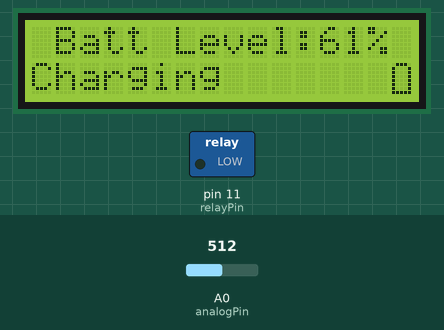
Recording of a sketch running on a simulated Arduino Uno, built with avr-gcc and run on an emulated ATmega328P. On the bench: 16×2 character LCD, switched loads named in the sketch (green lamp = pin HIGH). The inputs (shaded band) are chosen by the test bench; at power-on: A0 (analogPin) = 512. What the sketch prints to the serial monitor is not drawn.

Above: at 0.2 s.
At 2.3 s:
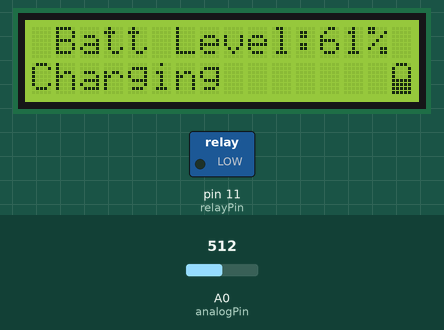
At 3.8 s:
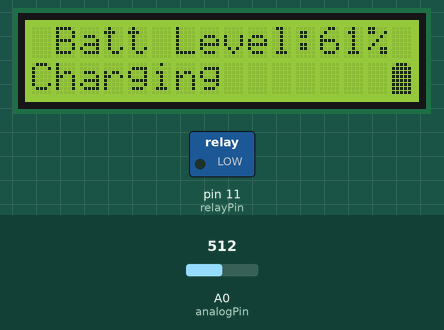

Measured:
- by itself, everything shown: repeats every 4.1 s, in 7 steps
- what the display in image 2 shows lasts 0.6 s, from 3.7 s to 4.3 s

The sketch:

16_battery_charger_level_indicator.ino
```cpp
// sudo chmod a+rw /dev/ttyACM0
#include <LiquidCrystal.h>
//LCD pin to Arduino
const int pin_RS = 8;
const int pin_EN = 9;
const int pin_d4 = 4;
const int pin_d5 = 5;
const int pin_d6 = 6;
const int pin_d7 = 7;
const int pin_BL = 10;
const int analogPin = A0;   // the pin that the battery is attached to
int battMeasurementPercent, batMeasuredVoltage;
int counter= 0;
const int relayPin = 11;

// chenge this values
int loopDelay = 500;
const int timeToCheckBatt = 1;

int checkDel = (timeToCheckBatt * 60000)/loopDelay;

LiquidCrystal lcd( pin_RS,  pin_EN,  pin_d4,  pin_d5,  pin_d6,  pin_d7);


int buttonPressedValue=5,screenFlag=0;
float V,I,P,E;

int portAunit=0,portAtens=0,portBunit=0,portBtens=0;
int p; //variable to know the presed button
double volt = 0.0;

void setup() {
  Serial.begin(9600);
  pinMode(relayPin,OUTPUT);
  digitalWrite(relayPin, LOW);

lcd.begin(16, 2);


}

void loop() {

if (counter==checkDel || counter == 0){
  Serial.println("check");
  counter = 0;
digitalWrite(relayPin, LOW);
delay(100);
battMeasurementPercent = measureBatteryPercent();
batMeasuredVoltage = measureBatteryValue();
}

//Serial.print(battMeasurementPercent);Serial.print(" and ");
//Serial.println(batMeasuredVoltage);

bool activity = displayScreen(true ,61);
if (activity==true){
batterylevel(15,1,volt);
volt = volt + 0.7;
if (volt>5){
  volt = 0.0;
}
}
else{
batterylevel(15,1,volt);
}


counter = counter + 1;
delay(loopDelay);

}

int measureBatteryPercent(){
    int sensorReading = analogRead(analogPin);
  int value = map(sensorReading, 0, 1023, 0, 100);
  return value;
}

int measureBatteryValue(){
    int sensorReading = analogRead(analogPin);
  int value = map(sensorReading,0,1023,0,5);
  return value;
}


bool displayScreen(bool charging, int v){
  lcd.clear();
  lcd.setCursor(1,0);
  lcd.print("Batt Level:");lcd.print(v);lcd.print("%");
  if (charging==true){
    lcd.setCursor(0,1);lcd.print("Charging");
  }
  else{
    lcd.setCursor(0,1);lcd.print("NOT Charging");
  }
  return charging;
}


void batterylevel(int xpos,int ypos,double curvolt)
{


  if(curvolt >= 5)
  {
    byte batlevel[8] = {
    B01110,
    B11111,
    B10101,
    B10001,
    B11011,
    B11011,
    B11111,
    B11111,
    };
    lcd.createChar(0 , batlevel);
    lcd.setCursor(xpos,ypos);
    lcd.write(byte(0));
  }
  if(curvolt > 4.2 )
  {
    byte batlevel[8] = {
    B01110,
    B11111,
    B11111,
    B11111,
    B11111,
    B11111,
    B11111,
    B11111,
    };
    lcd.createChar(0 , batlevel);
    lcd.setCursor(xpos,ypos);
    lcd.write(byte(0));
  }
  if(curvolt <= 4.2)
  {
    byte batlevel[8] = {
    B01110,
    B10001,
    B11111,
    B11111,
    B11111,
    B11111,
    B11111,
    B11111,
    };
    lcd.createChar(0 , batlevel);
    lcd.setCursor(xpos,ypos);
    lcd.write(byte(0));
  }
  if(curvolt <= 3.5)
  {
    byte batlevel[8] = {
    B01110,
    B10001,
    B10001,
    B11111,
    B11111,
    B11111,
    B11111,
    B11111,
    };
    lcd.createChar(0 , batlevel);
    lcd.setCursor(xpos,ypos);
    lcd.write(byte(0));
  }
  if(curvolt <= 2.8)
  {
    byte batlevel[8] = {
    B01110,
    B10001,
    B10001,
    B10001,
    B11111,
    B11111,
    B11111,
    B11111,
    };
    lcd.createChar(0 , batlevel);
    lcd.setCursor(xpos,ypos);
    lcd.write(byte(0));
  }
  if(curvolt <= 2.1)
  {
    byte batlevel[8] = {
    B01110,
    B10001,
    B10001,
    B10001,
    B10001,
    B11111,
    B11111,
    B11111,
    };
    lcd.createChar(0 , batlevel);
    lcd.setCursor(xpos,ypos);
    lcd.write(byte(0));
  }
  if(curvolt <= 1.4)
  {
    byte batlevel[8] = {
    B01110,
    B10001,
    B10001,
    B10001,
    B10001,
    B10001,
    B11111,
    B11111,
    };
    lcd.createChar(0 , batlevel);
    lcd.setCursor(xpos,ypos);
    lcd.write(byte(0));
  }
  if(curvolt <=0.7)
  {
    byte batlevel[8] = {
    B01110,
    B10001,
    B10001,
    B10001,
    B10001,
    B10001,
    B10001,
    B11111,
    };
    lcd.createChar(0 , batlevel);
    lcd.setCursor(xpos,ypos);
    lcd.write(byte(0));
  }
}
```
